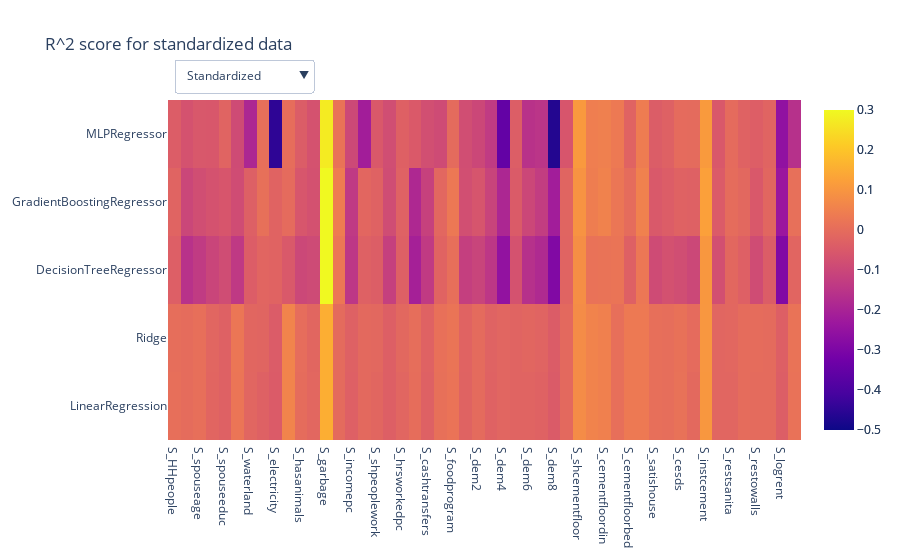

The cell this chart's notebook holds for it:
### Code cell
fig = go.Figure()

fig.add_trace(go.Heatmap(   x = df_results.columns,
                            y = df_results.index,
                            z = df_results.values,
                            name = 'Non standardized',
                            zmin= -0.5,
                            zmax = 0.3))

fig.add_trace(go.Heatmap(   x = df_results_standardized.columns,
                            y = df_results_standardized.index,
                            z = df_results_standardized.values,
                            name = 'Standardized',
                            zmin= -0.5,
                            zmax = 0.3))

fig.update_layout(
    updatemenus=[
        dict(
            buttons=list([
                dict(
                    method="update",
                    args=[{"visible": [False, True]},
                           {"title": "R^2 score for standardized data"}],
                    label="Standardized"
                    
                ),
                dict(
                    method="update",
                    args=[{"visible": [True, False]},
                           {"title": "R^2 score for non-standardized data"}],
                    label="Non standardized"
                    
                )
            ]),
            direction="down",
            pad={"r": 10, "t": 10},
            showactive=True,
            x=0.01,
            xanchor="left",
            y=1.15,
            yanchor="top"
        ),
    ]
)
fig.layout.title = "R^2 score for standardized data"
fig.write_html('../figures/first_try.html')
fig.show(auto_open=False)

### Figure 1 — Plotly figure (JSON) as saved in the notebook; plotly's stock layout.template omitted (floating-point values rounded to 4 significant figures; data arrays with more than 128 entries replaced by an {"elided": "..."} marker saying what was removed)
{"data": [{"name": "Non standardized", "type": "heatmap", "x": ["S_HHpeople", "S_headage", "S_spouseage", "S_headeduc", "S_spouseeduc", "S_rooms", "S_waterland", "S_waterhouse", "S_electricity", "S_cementfloor2000", "S_hasanimals", "S_animalsinside", "S_garbage", "S_washhands", "S_incomepc", "S_assetspc", "S_shpeoplework", "S_microenter", "S_hrsworkedpc", "S_consumptionpc", "S_cashtransfers", "S_milkprogram", "S_foodprogram", "S_dem1", "S_dem2", "S_dem3", "S_dem4", "S_dem5", "S_dem6", "S_dem7", "S_dem8", "S_seguropopular", "S_shcementfloor", "S_cementfloorkit", "S_cementfloordin", "S_cementfloorbat", "S_cementfloorbed", "S_satisfloor", "S_satishouse", "S_satislife", "S_cesds", "S_pss", "S_instcement", "S_instsanita", "S_restsanita", "S_constceili", "S_restowalls", "S_improveany", "S_logrent", "S_logsell"], "y": ["LinearRegression", "Ridge", "DecisionTreeRegressor", "GradientBoostingRegressor", "MLPRegressor"], "z": {"elided": "5x50 float values"}, "zmax": 0.3, "zmin": -0.5}, {"name": "Standardized", "type": "heatmap", "x": ["S_HHpeople", "S_headage", "S_spouseage", "S_headeduc", "S_spouseeduc", "S_rooms", "S_waterland", "S_waterhouse", "S_electricity", "S_cementfloor2000", "S_hasanimals", "S_animalsinside", "S_garbage", "S_washhands", "S_incomepc", "S_assetspc", "S_shpeoplework", "S_microenter", "S_hrsworkedpc", "S_consumptionpc", "S_cashtransfers", "S_milkprogram", "S_foodprogram", "S_dem1", "S_dem2", "S_dem3", "S_dem4", "S_dem5", "S_dem6", "S_dem7", "S_dem8", "S_seguropopular", "S_shcementfloor", "S_cementfloorkit", "S_cementfloordin", "S_cementfloorbat", "S_cementfloorbed", "S_satisfloor", "S_satishouse", "S_satislife", "S_cesds", "S_pss", "S_instcement", "S_instsanita", "S_restsanita", "S_constceili", "S_restowalls", "S_improveany", "S_logrent", "S_logsell"], "y": ["LinearRegression", "Ridge", "DecisionTreeRegressor", "GradientBoostingRegressor", "MLPRegressor"], "z": {"elided": "5x50 float values"}, "zmax": 0.3, "zmin": -0.5}], "layout": {"title": {"text": "R^2 score for standardized data"}, "updatemenus": [{"buttons": [{"args": [{"visible": [false, true]}, {"title": "R^2 score for standardized data"}], "label": "Standardized", "method": "update"}, {"args": [{"visible": [true, false]}, {"title": "R^2 score for non-standardized data"}], "label": "Non standardized", "method": "update"}], "direction": "down", "pad": {"r": 10, "t": 10}, "showactive": true, "x": 0.01, "xanchor": "left", "y": 1.15, "yanchor": "top"}]}}
